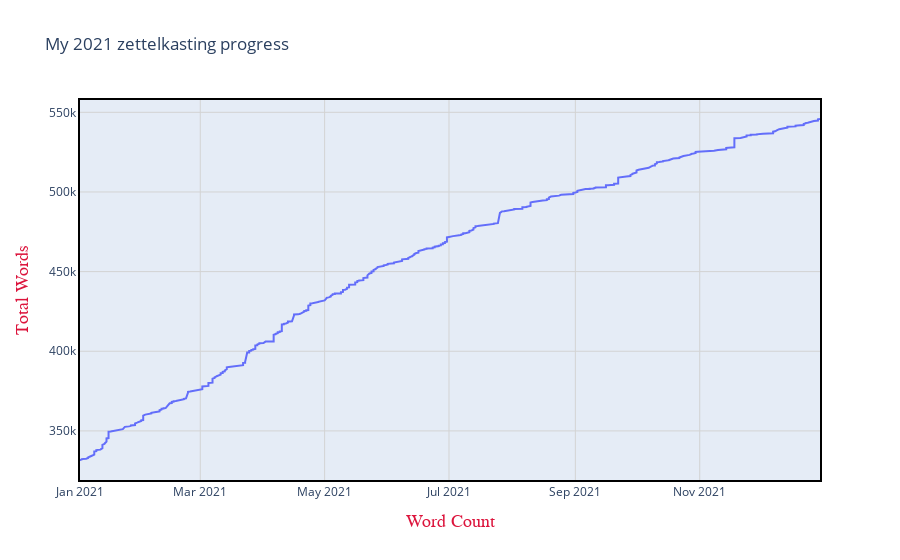

The notebook cell saved with this chart:
### Markdown cell above
## Make Word Count Graph

### Code cell
zk = pd.read_csv(csv_file)

zk['date'] = pd.to_datetime(zk['date'], format='%Y%m%d', errors='coerce')

fig = px.line(zk, x=zk['date'], y=zk['tw'], 
              title='My 2021 zettelkasting progress',
              labels=dict(date="Word Count", tw="Total Words",
              plot_bgcolor='rgb(200,200,200)',
              showlegend=True)
             )
fig.update_xaxes(title_font=dict(size=18, family='Courier', color='crimson'))
fig.update_yaxes(title_font=dict(size=18, family='Courier', color='crimson'))
fig.update_xaxes(showgrid=True, gridwidth=1, gridcolor='LightGrey')
fig.update_yaxes(showgrid=True, gridwidth=1, gridcolor='LightGrey')
fig.update_xaxes(showline=True, linewidth=2, linecolor='black', mirror=True)
fig.update_yaxes(showline=True, linewidth=2, linecolor='black', mirror=True)

fig.show()

### Figure 1 — Plotly figure (JSON) as saved in the notebook; plotly's stock layout.template omitted (floating-point values rounded to 4 significant figures; data arrays with more than 128 entries replaced by an {"elided": "..."} marker saying what was removed)
{"data": [{"hovertemplate": "Word Count=%{x}<br>Total Words=%{y}<extra></extra>", "legendgroup": "", "line": {"color": "#636efa", "dash": "solid"}, "marker": {"symbol": "circle"}, "mode": "lines", "name": "", "orientation": "v", "showlegend": false, "type": "scatter", "x": {"elided": "716 str values"}, "xaxis": "x", "y": {"elided": "716 int values"}, "yaxis": "y"}], "layout": {"autosize": true, "legend": {"tracegroupgap": 0}, "title": {"text": "My 2021 zettelkasting progress"}, "xaxis": {"anchor": "y", "autorange": true, "domain": [0, 1], "gridcolor": "LightGrey", "gridwidth": 1, "linecolor": "black", "linewidth": 2, "mirror": true, "range": ["2021-01-01", "2021-12-30"], "showgrid": true, "showline": true, "title": {"font": {"color": "crimson", "family": "Courier", "size": 18}, "text": "Word Count"}, "type": "date"}, "yaxis": {"anchor": "x", "autorange": true, "domain": [0, 1], "gridcolor": "LightGrey", "gridwidth": 1, "linecolor": "black", "linewidth": 2, "mirror": true, "range": [319200.0, 557700.0], "showgrid": true, "showline": true, "title": {"font": {"color": "crimson", "family": "Courier", "size": 18}, "text": "Total Words"}, "type": "linear"}}}
